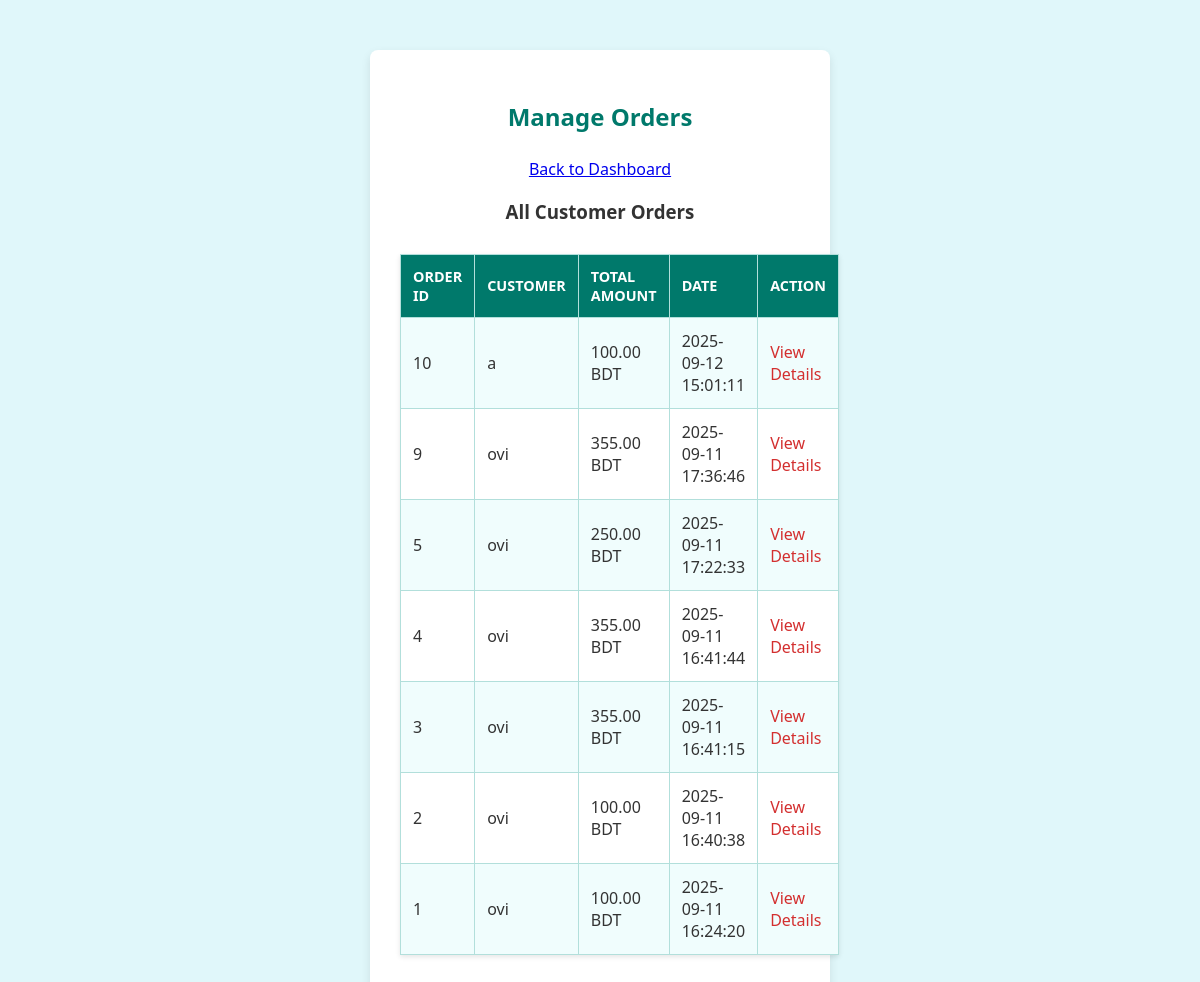
Page /manage_orders.php (signed in) on the committed database.
### tables this page shows
CREATE TABLE `orders` (
  `OrderID` int(11) NOT NULL,
  `CustomerID` int(11) NOT NULL,
  `OrderDate` datetime DEFAULT current_timestamp(),
  `TotalAmount` decimal(10,2) NOT NULL,
  `PaymentMethod` varchar(50) NOT NULL,
  `Address` varchar(255) NOT NULL,
  `Phone` varchar(20) NOT NULL
);

CREATE TABLE `users` (
  `id` int(11) NOT NULL,
  `Name` varchar(100) DEFAULT NULL,
  `Email` varchar(100) NOT NULL,
  `Password` varchar(50) NOT NULL,
  `Phone` varchar(20) DEFAULT NULL,
  `Address` varchar(100) DEFAULT NULL
);

### manage_orders.php (the view, shortened to what this page needs)
<?php
include 'db.php';
$sql = "
    SELECT
        o.OrderID,
        c.Name AS CustomerName,
        o.TotalAmount,
        o.OrderDate
    FROM Orders o
    JOIN Users c ON o.CustomerID = c.id
    ORDER BY o.OrderDate DESC
";
$result = $conn->query($sql);
?>
<!DOCTYPE html>
<html>
<head>
    <link rel="stylesheet" href="./Css 2.css">
</head>
<body>
    <div class="dashboard">
        <h2>Manage Orders</h2>
        <p><a href="dashboard.php">Back to Dashboard</a></p>
        <h3>All Customer Orders</h3>
        <table>
            <tr><th>Order ID</th><th>Customer</th><th>Total Amount</th><th>Date</th><th>Action</th></tr>
            <?php
            if ($result->num_rows > 0) {
                while($row = $result->fetch_assoc()){
            ?>
                <tr>
                    <td><?= htmlspecialchars($row['OrderID']) ?></td>
                    <td><?= htmlspecialchars($row['CustomerName']) ?></td>
                    <td><?= htmlspecialchars(number_format($row['TotalAmount'], 2)) ?> BDT</td>
                    <td><?= htmlspecialchars($row['OrderDate']) ?></td>
                    <td><a href="view_order_details.php?order_id=<?= htmlspecialchars($row['OrderID']) ?>">View Details</a></td>
                </tr>
            <?php
                }
            } else {
                echo "<tr><td colspan='5'>No orders found.</td></tr>";
            }
            ?>
        </table>
    </div>
</body>
</html>

### Css 2.css (style rules this page uses)
body { font-family: 'Segoe UI', Tahoma, Geneva, Verdana, sans-serif; background: #e0f7fa; margin: 0; padding: 0; color: #333; }
.login-container, .dashboard, form { background-color: #ffffff; padding: 30px; border-radius: 8px; box-shadow: 0 4px 10px rgba(0, 0, 0, 0.1); width: 90%; max-width: 400px; margin: 50px auto; text-align: center; }
h2 { text-align: center; color: #00796b; margin-bottom: 25px; }
table { width: 90%; margin: 30px auto; border-collapse: collapse; background-color: #ffffff; box-shadow: 0 2px 5px rgba(0, 0, 0, 0.1); }
table, th, td { border: 1px solid #b2dfdb; padding: 12px; text-align: left; }
th { background-color: #00796b; color: white; font-weight: bold; text-transform: uppercase; font-size: 0.9em; }
tr:nth-child(even) { background-color: #f0fdfd; }
table a { color: #d32f2f; text-decoration: none; font-weight: normal; }

### rows in the picture
orders: OrderID "10", CustomerID.Name "a", TotalAmount "100.00", OrderDate "2025-09-12 15:01:11"
orders: OrderID "9", CustomerID.Name "ovi", TotalAmount "355.00", OrderDate "2025-09-11 17:36:46"
orders: OrderID "5", CustomerID.Name "ovi", TotalAmount "250.00", OrderDate "2025-09-11 17:22:33"
orders: OrderID "4", CustomerID.Name "ovi", TotalAmount "355.00", OrderDate "2025-09-11 16:41:44"
orders: OrderID "3", CustomerID.Name "ovi", TotalAmount "355.00", OrderDate "2025-09-11 16:41:15"
orders: OrderID "2", CustomerID.Name "ovi", TotalAmount "100.00", OrderDate "2025-09-11 16:40:38"
orders: OrderID "1", CustomerID.Name "ovi", TotalAmount "100.00", OrderDate "2025-09-11 16:24:20"
